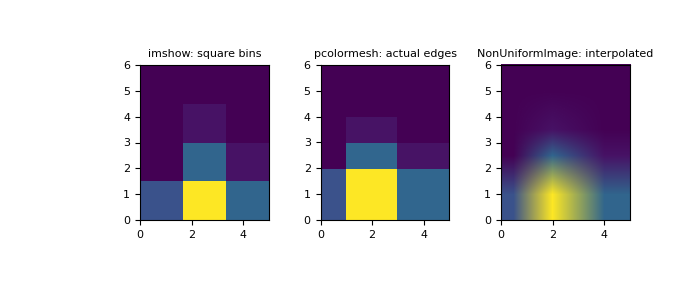

This chart was generated by the following Python code:
from matplotlib.image import NonUniformImage
import matplotlib.pyplot as plt

# Construct a 2-D histogram with variable bin width. First define the bin
# edges:

xedges = [0, 1, 3, 5]
yedges = [0, 2, 3, 4, 6]

# Next we create a histogram H with random bin content:

x = np.random.normal(2, 1, 100)
y = np.random.normal(1, 1, 100)
H, xedges, yedges = np.histogram2d(x, y, bins=(xedges, yedges))
H = H.T  # Let each row list bins with common y range.

# :func:`imshow <matplotlib.pyplot.imshow>` can only display square bins:

fig = plt.figure(figsize=(7, 3))
ax = fig.add_subplot(131, title='imshow: square bins')
plt.imshow(H, interpolation='nearest', origin='lower',
        extent=[xedges[0], xedges[-1], yedges[0], yedges[-1]])
# <matplotlib.image.AxesImage object at 0x...>

# :func:`pcolormesh <matplotlib.pyplot.pcolormesh>` can display actual edges:

ax = fig.add_subplot(132, title='pcolormesh: actual edges',
        aspect='equal')
X, Y = np.meshgrid(xedges, yedges)
ax.pcolormesh(X, Y, H)
# <matplotlib.collections.QuadMesh object at 0x...>

# :class:`NonUniformImage <matplotlib.image.NonUniformImage>` can be used to
# display actual bin edges with interpolation:

ax = fig.add_subplot(133, title='NonUniformImage: interpolated',
        aspect='equal', xlim=xedges[[0, -1]], ylim=yedges[[0, -1]])
im = NonUniformImage(ax, interpolation='bilinear')
xcenters = (xedges[:-1] + xedges[1:]) / 2
ycenters = (yedges[:-1] + yedges[1:]) / 2
im.set_data(xcenters, ycenters, H)
ax.images.append(im)
plt.show()
